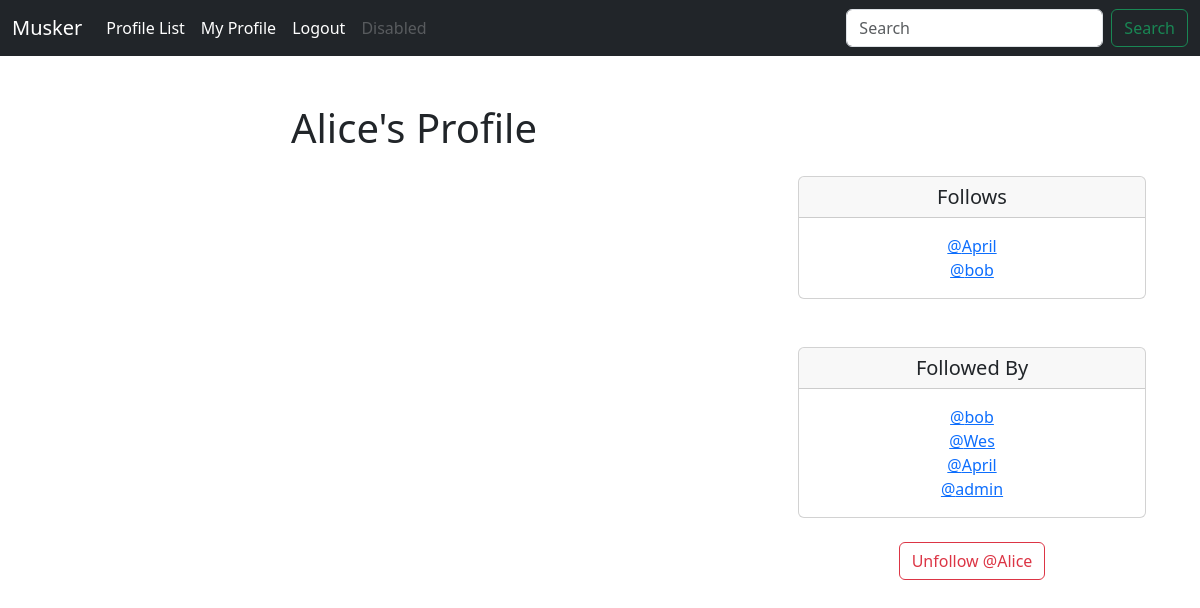
Page /profile/3 (signed in) on the committed database.
### musker/models.py (models this page shows)
class Profile(models.Model):
    user = models.OneToOneField(User, on_delete=models.CASCADE)
    follows = models.ManyToManyField("self",
                                     related_name="followed_by",
                                     symmetrical=False,
                                     blank=True)
    date_modified = models.DateTimeField(User, auto_now=True)
    def __str__(self):
        return self.user.username

### musker/views.py (the view, shortened to what this page needs)
# urls.py: path('profile/<int:pk>', views.profile, name='profile'),
def profile(request, pk):
    if request.user.is_authenticated:
        profile = Profile.objects.get(user_id=pk)
        meeps = Meep.objects.filter(user_id=pk).order_by("-created_at")
        return render(request, "profile.html", {"profile": profile, "meeps": meeps})
    else:
        messages.success(request, ("You Must Be Logged In To View This Page..."))
        return redirect('home')

### musker/templates/profile.html (shortened to what this page needs)
{% extends 'base.html' %}
{% block content %}
{% if profile %}
    <div class="container text-center">
        <div class="row">
            <div class="col-8">
                <h1>{{ profile.user.username }}'s Profile</h1>
                <br/>
            </div>
            <div class="col-4">
                <br/><br/><br/>
                <div class="card">
                  <h5 class="card-header">Follows</h5>
                  <div class="card-body">
                    <p class="card-text">
                        {% for following in profile.follows.all %}
                            <a href="{% url 'profile' following.user.id %}">
                            @{{ following }}</a><br/>
                        {% endfor %}
                    </p>
                  </div>
                </div>
                <br/><br/>
                <div class="card">
                  <h5 class="card-header">Followed By</h5>
                  <div class="card-body">
                    <p class="card-text">
                        {% for following in profile.followed_by.all %}
                            <a href="{% url 'profile' following.user.id %}">@{{ following }}</a><br/>
                        {% endfor %}
                    </p>
                  </div>
                </div>
                <br/>
                <form method="POST">
                    {% if profile in user.profile.follows.all %}
                        <button class="btn btn-outline-danger" name="follow" value="unfollow" type="submit">
                            Unfollow @{{ profile.user.username }}
                        </button>
                    {% else %}
                        <button class="btn btn-outline-success" name="follow" value="follow" type="submit">
                            Follow @{{ profile.user.username }}
                        </button>
                    {% endif %}
                </form>
            </div>
        </div>
    </div>
{% endif %}
{% endblock %}

### rows in the picture
Profile: user.username "Alice"
Profile: user.username "April"
Profile: user.username "bob"
Profile: user.username "Wes"
Profile: user.username "admin"
